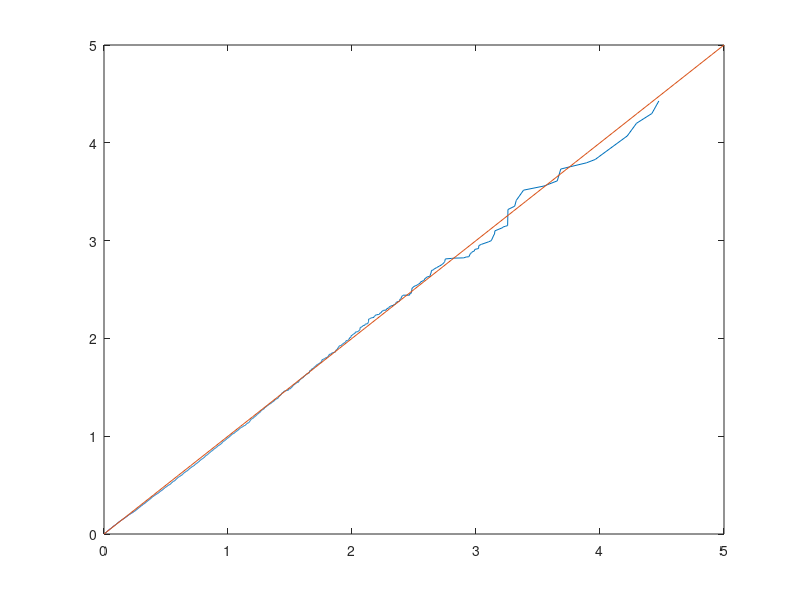
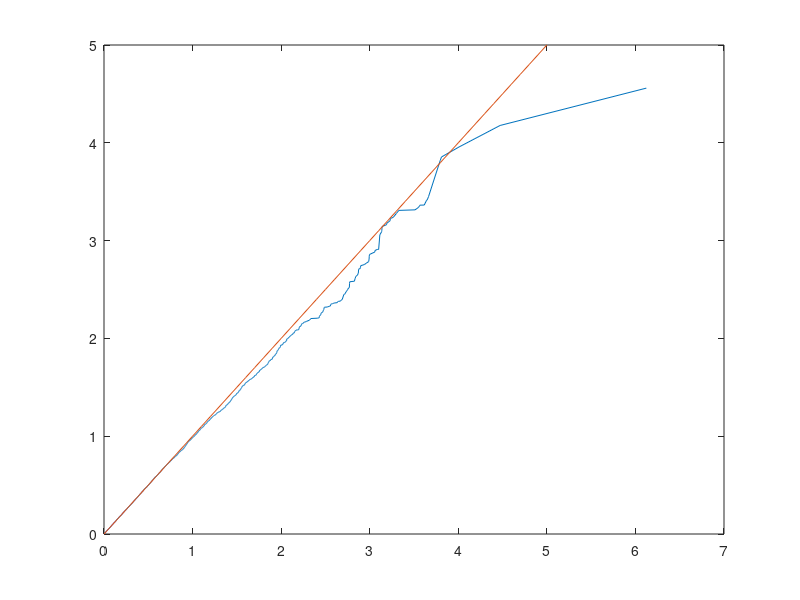

Here is the MATLAB script that generated these plots, in order:
clc; clear;

n_sample = 10000;


M = rand(1,n_sample);
result = -log(M)/2;
M_exp = exprnd(1/2,1,n_sample);

figure
axis square
plot(sort(result),sort(M_exp))
hold on
plot([0:0.1:5],[0:0.1:5])


M = rand(1,n_sample);
result = -log(M)/2;;
M_exp = exprnd(1/2,1,n_sample);

figure
axis square
plot(sort(result),sort(M_exp))
hold on
plot([0:0.1:5],[0:0.1:5])


